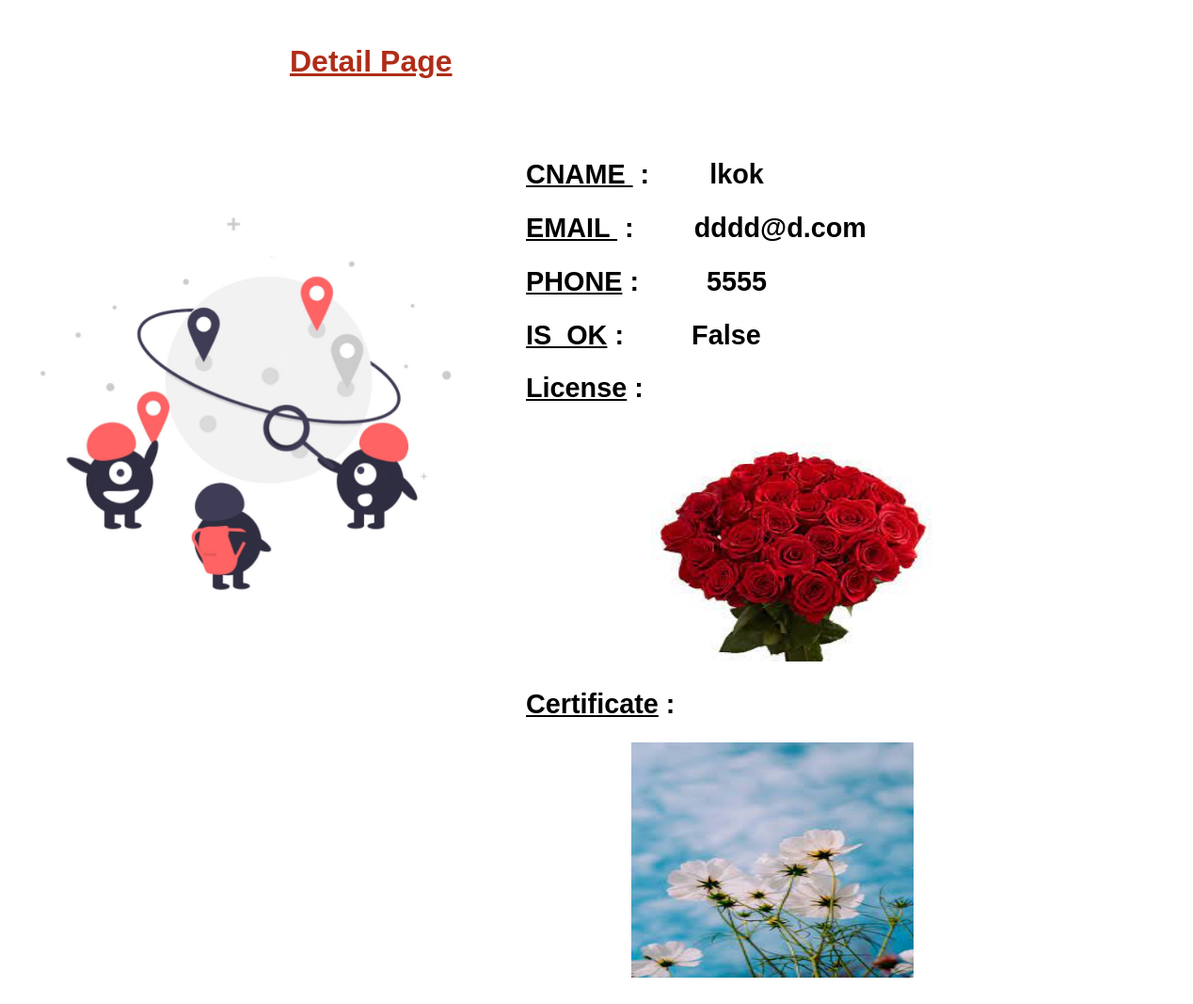
/72, run on an earlier commit of the app's database.
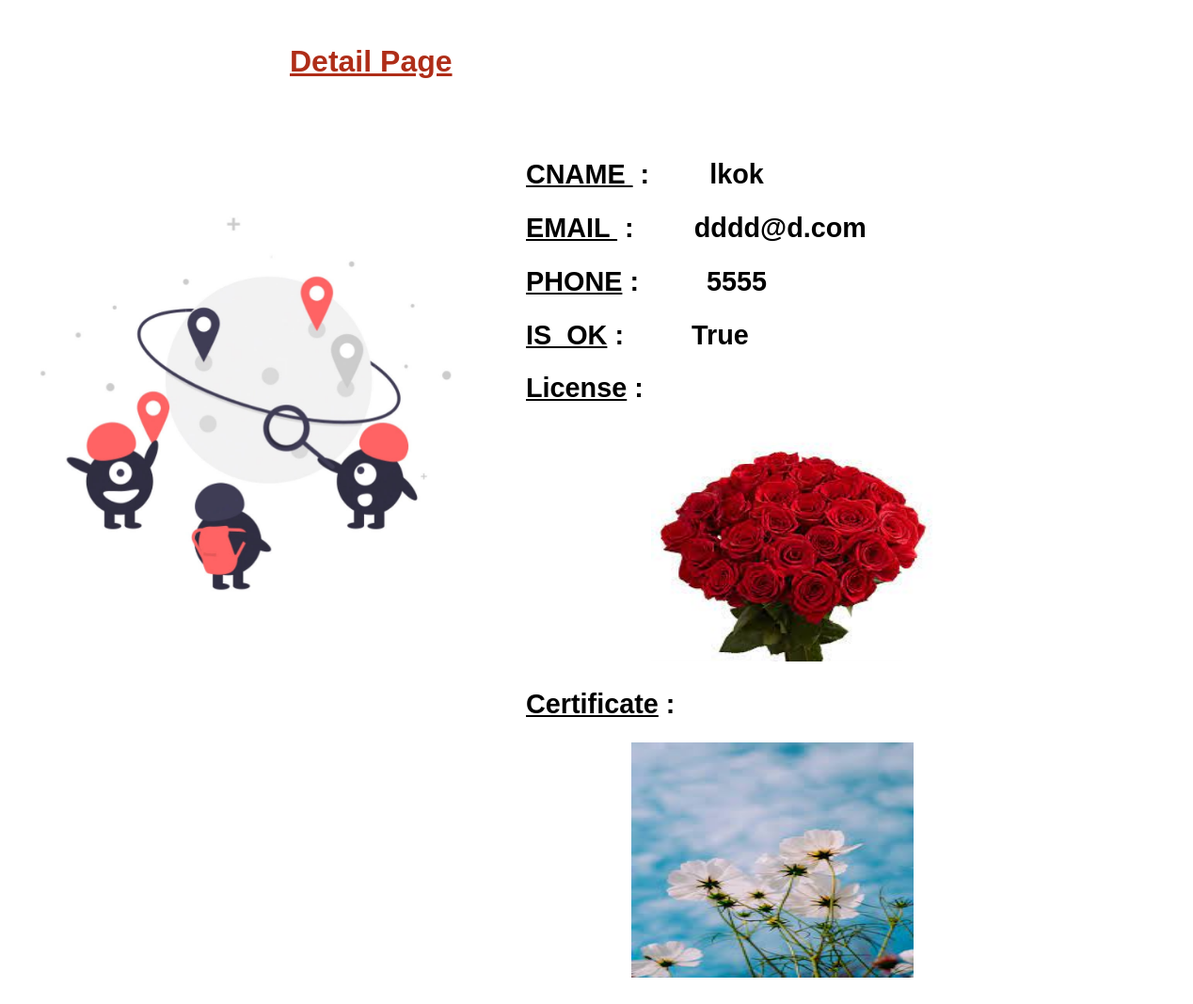
And on a later commit of the database.
### project/models.py (models this page shows)
class User(AbstractUser):
    is_passenger=models.BooleanField(default=False)
    is_Admin=models.BooleanField(default=False)

class Driver(User):
    companyName=models.CharField(max_length=100,default='')
    phone=models.CharField(max_length=10,default='')
    is_ok= models.BooleanField(default=False)
    License=models.FileField(upload_to='files/', null=True)
    certificate=models.FileField(default=None)
    class Meta:
        db_table = 'Drivers'

### project/views.py (the view)
# urls.py: path('<int:id>', views.details,name='detail'),
def details(request,id):
    user=get_object_or_404(Driver,id=id)
    return render(request,'project/detail.html',{'user':user})

### project/templates/project/detail.html (shortened to what this page needs)
{% load static %}
<!DOCTYPE html>
<html>
    <head>
        <link rel="stylesheet" href="">
    </head>
  <body  style="background-image:url('{% static 'img/unnamed.jpg' %}'); background-repeat: no-repeat; background-size:100%;">
      <br>
    <div>
    <h1 > Detail Page </h1>
  </div>
    <br>
    <table class='content-table'>
<td>
        <pre class="tab"><h2><u>CNAME </u> :        {{user.companyName}}</h2></pre>
        <pre class="tab"><h2><u>EMAIL </u> :        {{user.email}} </h2></pre>
        <pre class="tab"><h2><u>PHONE</u> :         {{user.phone}} </h2></pre>
        <pre class="tab"><h2><u>IS_OK</u> :         {{user.is_ok}} </h2></pre>
        <pre class="tab"><h2><u>License</u> : </h2>                         <img src="{{user.License.url}}" height="250" width="300" ></pre>
        <pre class="tab"><h2><u>Certificate</u> : </h2>                     <img src="{{user.certificate.url}}" height="250" width="300" ></pre>
</td>
    </table>
  </body>
</html>

What changed in the data, as far as the page shows it:
changed Driver "lkok": is_ok "False" → "True"
